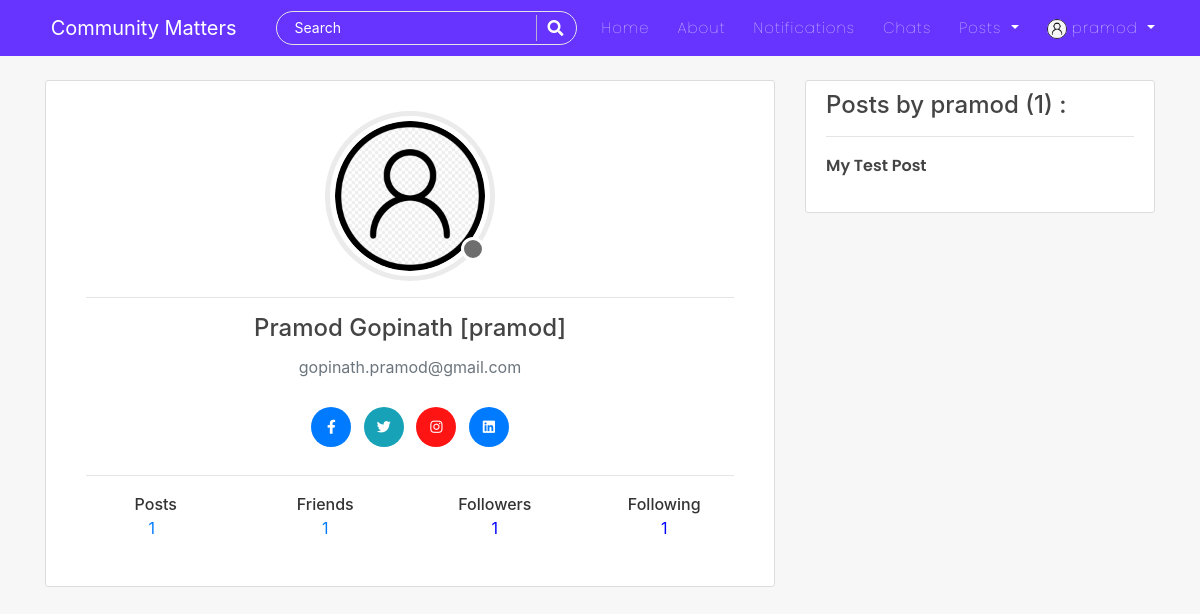
The page /user/1/ (signed in) on the database as committed earlier.
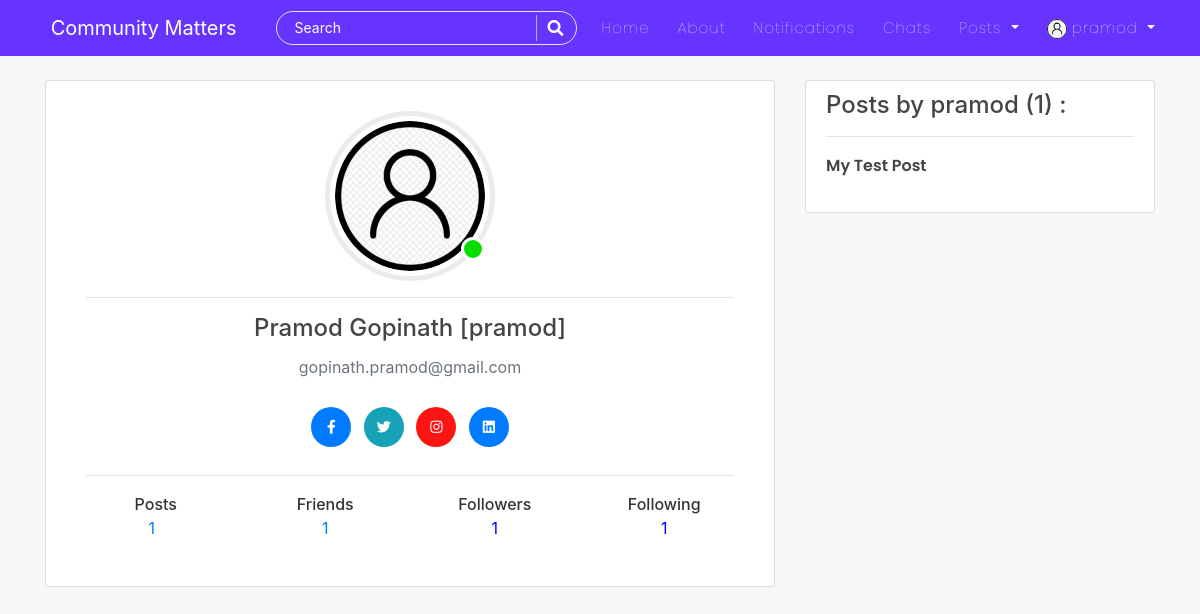
The same page on the database as committed later.
### users/models.py (models this page shows, shortened)
class Profile(models.Model):
    user = models.OneToOneField(User, on_delete=models.CASCADE)
    is_online = models.BooleanField(default=False)
    following = models.ManyToManyField(User, related_name="following", blank=True)
    friends = models.ManyToManyField(User, related_name='my_friends', blank=True)
    bio = models.CharField(default="",blank=True,null=True,max_length=350)
    date_of_birth = models.CharField(blank=True,max_length=150)
    updated = models.DateTimeField(auto_now=True)
    created = models.DateTimeField(auto_now_add=True)
    image = models.ImageField(default='default.jpg', upload_to='profile_pics',blank=True, null=True)
    def profile_posts(self):
        return self.user.post_set.all()
    def __str__(self):
        return f'{self.user.username} Profile'

### blog/models.py (models this page shows, shortened)
class Post(models.Model):
    title = models.CharField(max_length=150)
    content = RichTextField(blank=True, null=True)
    date_posted = models.DateTimeField(default=timezone.now)
    date_updated = models.DateTimeField(auto_now=True)
    author = models.ForeignKey(User, on_delete=models.CASCADE)
    likes = models.ManyToManyField(User, related_name="blogpost", blank=True)
    saves = models.ManyToManyField(User, related_name="blogsave", blank=True)

### users/views.py (the view, shortened to what this page needs)
# urls.py: path('<int:pk>/', views.ProfileDetailView.as_view(), name='profile-detail-view'),
class ProfileDetailView(LoginRequiredMixin,DetailView):
    model = Profile
    template_name = "users/user_profile_details.html"
    context_object_name = "profiles"
    def get_object(self,**kwargs):
        pk = self.kwargs.get("pk")
        view_profile = Profile.objects.get(pk=pk)
        return view_profile
    def get_context_data(self, **kwargs):
        context = super().get_context_data(**kwargs)
        view_profile = self.get_object()
        my_profile = Profile.objects.get(user=self.request.user)
        if view_profile.user in my_profile.following.all():
            follow = True
        else:
            follow = False
        context["follow"] = follow
        account = view_profile.user
        try:
            friend_list = FriendList.objects.get(user=account)
        except FriendList.DoesNotExist:
            friend_list = FriendList(user=account)
            friend_list.save()
        friends = friend_list.friends.all()
        context['friends']=friends
        is_self = True
        is_friend = False
        request_sent = FriendRequestStatus.NO_REQUEST_SENT.value
        friend_requests = None
        user=self.request.user
        if user.is_authenticated and user!=account:
            is_self = False
            if friends.filter(pk=user.id):
                is_friend = True
            else:
                is_friend = False
                if get_friend_request_or_false(sender=account, receiver=user) != False:
                    request_sent = FriendRequestStatus.THEM_SENT_TO_YOU.value
                    context['pending_friend_request_id'] = get_friend_request_or_false(sender=account, receiver=user).pk
                elif get_friend_request_or_false(sender=user, receiver=account) != False:
                    request_sent = FriendRequestStatus.YOU_SENT_TO_THEM.value
                else:
                    request_sent = FriendRequestStatus.NO_REQUEST_SENT.value
        elif not user.is_authenticated:
            is_self = False
        else:
            try:
                friend_requests = FriendRequest.objects.filter(receiver=user, is_active=True)
            except:
                pass
        context['request_sent'] = request_sent
        context['is_friend'] = is_friend
        context['is_self'] = is_self
        context['friend_requests'] = friend_requests
        return context

### friend/models.py (called while the page is built)
    def __str__(self):
        return self.user.username

### users/templates/users/user_profile_details.html (shortened to what this page needs)
{% extends "blog/base.html" %}
{% block content %}
<div class="col-md-8">
<div class="content-section" style="width: 100%">
    <div class="account-img-container">
        <div class="img-cont">
            <img class="rounded-circle account-img" src="{{object.user.profile.image.url}}" alt="image">
            {% if object.user.profile.is_online %}
                <div class="online-circle"></div>
            {% else %}
                <div class="offline-circle"></div>
            {% endif %}
        </div>
    </div>
    <div class="card-body">
        <hr>
        <h4 class="card-title text-center">{{object.user.first_name}} {{object.user.last_name}} [{{object.user.username}}]</h4>
        <p class="card-text text-center text-muted">{{object.user.email}}</p>
		<ul class="social-links list-inline text-center m-4">
			<li class="list-inline-item m-1"><a title="" data-placement="top" data-toggle="tooltip" class="tooltips btn-primary" href="" data-original-title="Facebook"><i class="fab fa-facebook-f"></i></a></li>
			<li class="list-inline-item m-1"><a title="" data-placement="top" data-toggle="tooltip" class="tooltips btn-info" href="" data-original-title="Twitter"><i class="fab fa-twitter"></i></a></li>
			<li class="list-inline-item m-1"><a title="" data-placement="top" data-toggle="tooltip" class="tooltips btn-danger" href="" data-original-title="Skype"><i class="fab fa-instagram"></i></a></li>
			<li class="list-inline-item m-1"><a title="" data-placement="top" data-toggle="tooltip" class="tooltips btn-primary" href="" data-original-title="Linkedin"><i class="fab fa-linkedin"></i></a></li>
		</ul>
        <hr>
        <div class="m-t-10 p-15 text-center">
            <div class="row">
                <div class="col">
                    <span class="h6">Posts</span>
                    <p><a class="mr-2" href="{% url 'user-posts' object.user %}">{{object.profile_posts.count}}</a></p>
                </div>
                <div class="col">
                    <span class="h6">Friends</span>
                    <p title="Friends">
                        <a href="{% url 'friend:list' object.user.id %}">{{friends|length}}</a>
                    </p>
                </div>
                <div class="col">
                    <span class="h6">Followers</span>
                    <p style="cursor:pointer; color: blue;" data-toggle="modal" data-target="#exampleModal" data-contents="{{object.user.following.all}}" data-title="Followers" title="Followers">{{object.user.following.count}}</p>
                </div>
                <div class="col">
                    <span class="h6">Following</span>
					<p style="cursor:pointer; color: blue;" data-toggle="modal" data-target="#exampleModal" data-contents="{{object.user.profile.following.all}}" data-title="Following" title="Following">{{object.user.profile.following.count}}</p>
                </div>
            </div>
        </div>
    </div>
</div>
<br>
<br>
</div>
<div class="col-md-4">
    <div class="content-section">
		<h4>Posts by {{object.user}} ({{object.profile_posts.count}}) : </h4>
		{% for post in object.profile_posts %}
			<hr>
			<div>
				<a class="article-title" href="{% url 'post-detail' post.id %}">{{ post.title }}</a>
			</div>
		{% endfor %}
		<br>
	</div>
</div>
{% endblock %}

### blog/templates/blog/base.html (shortened to what this page needs)
{% load static %}
<!DOCTYPE html>
<html lang="en">
<head>
    <link rel="stylesheet" href="https://cdn.jsdelivr.net/npm/bootstrap@4.5.3/dist/css/bootstrap.min.css">
    <link rel="stylesheet" href="https://cdnjs.cloudflare.com/ajax/libs/font-awesome/5.15.1/css/all.min.css" />
    <link rel="stylesheet" href="https://cdnjs.cloudflare.com/ajax/libs/cropper/4.1.0/cropper.css" />
    <link rel="stylesheet" href="{% static 'blog/main.css' %}">
</head>
<body>
    <header class="site-header">
        {% include 'blog/navbar.html' %}
    </header>
    <main role="main" class="container">
      <div class="row">
          {% block content %}{% endblock %}
      </div>
    </main>
</body>
</html>

### blog/templates/blog/navbar.html (shortened to what this page needs)
<nav class="navbar navbar-expand-lg navbar-dark bg-steel fixed-top">
    <div class="container">
      <a class="navbar-brand mr-4 pr-3" href="/"><img src="https://e7.pngegg.com/pngimages/359/743/png-clipart-logo-community-text-logo-thumbnail.png" width="50px" alt=""> Community Matters</a>
      <div class="collapse navbar-collapse" id="navbarToggle">
        <div class="navbar-nav mr-auto">
          <div id="searchbar" >
            <form method="GET" action="/search">
              <input required name="query" id="search" type="text" placeholder="Search">
              <button class="search-btn" type="submit"><i class="fas fa-search"></i></button>
            </form>
          </div>
        </div>
        <div class="navbar-nav">
          <a class="nav-item nav-link" href="{% url 'blog-home' %}">Home</a>
          <a class="nav-item nav-link" href="{% url 'blog-about' %}">About</a>
          {% if user.is_authenticated %}
          <a class="nav-item nav-link" href="{% url 'show-notifications' %}">Notifications</a>
          <a class="nav-item nav-link" href="{% url 'room-enroll' %}">Chats</a>
          <div class="dropdown">
            <a class="dropdown-toggle nav-link" href="#" role="button" id="dropdownMenuLink1" data-toggle="dropdown" aria-haspopup="true" aria-expanded="false">
              Posts
            </a>
          </div>
          {% endif %}
          {% if user.is_authenticated %}
            <div class="dropdown">
              <a class="dropdown-toggle nav-link" href="#" role="button" id="dropdownMenuLink2" data-toggle="dropdown" aria-haspopup="true" aria-expanded="false">
                <img class="rounded-circle" style="height: 20px; width: 20px;" src="{{user.profile.image.url}}" alt="">&nbsp;{{user|truncatechars:"10"}}
              </a>
            </div>
          {% else %}
            <a class="nav-item nav-link" href="{% url 'account_login' %}">Login</a>
            <a class="nav-item nav-link" href="{% url 'register' %}">Register</a>
          {% endif %}
        </div>
      </div>
    </div>
</nav>

### blog/static/blog/main.css (style rules this page uses)
body { background: #f7f7f7; color: #333333; margin-top: 5rem; scroll-behavior: smooth; }
h1, h2, h3, h4, h5, h6 { color: #444444; }
ul { margin: 0; }
.bg-steel { background: #6633FF; }
.site-header .navbar-nav .nav-link { color: #ffffff; font-family:'Poppins'; font-weight: 100; margin: 0px 6px; font-size: 15px; letter-spacing: 1px; }
.content-section { background: #ffffff; padding: 10px 20px; border: 1px solid #dddddd; border-radius: 3px; margin-bottom: 20px; }
.article-title { color: #444444; font-family: 'poppins'; font-weight: 600; }
.account-img { height: 170px; width: 170px; margin: 20px; padding: 5px; margin-bottom: 0px; transform: translate(-20px,0px); border: 5px solid #ebebeb; }
.online-circle { width: 24px; height: 24px; border-radius: 50%; background-color:#07dd00; border: 3px solid white; bottom: 0; right: 10px; position: absolute; }
.img-cont { height: 170px; width: 170px; position: relative; }
.account-img-container { display: flex; align-items: center; justify-content: center; }
#searchbar form { width: auto; display: flex; flex-direction: row; border-radius: 50px; padding: 3px 15px; background-color: transparent; border: 1px solid #e4e4e4; margin-right: 10px; }
#searchbar form input::placeholder { color: #fff; font-size: 14px; }
#searchbar form input { border: none; outline: none; color: #fff; font-size: 15px; flex: 1; background-color:transparent; }
.search-btn { color:#fff; border: none; width: 25px; padding-left: 10px; border-left: 1px solid rgba(202, 202, 202, 0.829); outline: none; background-color: transparent; }
.search-btn i { font-size: 16px; }
.btn-danger { background-color: rgb(255, 20, 20); color: rgb(255, 255, 255); }

### users/templates/users/user_profile_details.html (style rules this page uses)
.social-links li a { border-radius: 50%; color: rgba(255, 255, 255); display: inline-block; height: 40px; line-height: 35px; border: 2px solid transparent; text-align: center; width: 40px; font-size: 14px; }

Rows that differ between the two databases and show on the page:
changed Profile "Pramod": is_online False → True (drawn)
